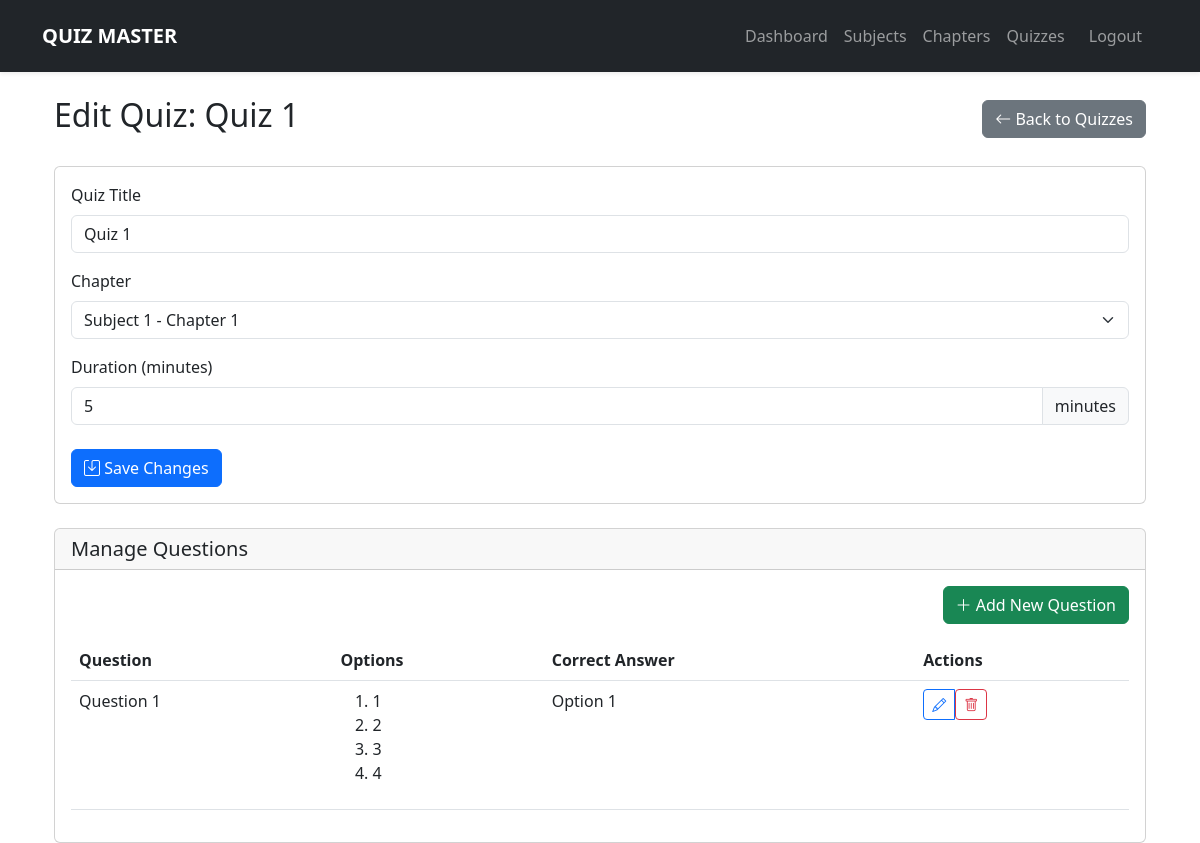
/admin/quizzes/edit/1 (signed in), run on the app's committed database.
### models.py (models this page shows)
class Quiz(db.Model):
    id = db.Column(db.Integer, primary_key=True)
    title = db.Column(db.String(100), nullable=False)
    chapter_id = db.Column(db.Integer, db.ForeignKey('chapter.id'))
    duration = db.Column(db.Integer)
    created_at = db.Column(db.DateTime, default=datetime.utcnow)
    questions = db.relationship('Question', backref='quiz', lazy=True)
    scores = db.relationship('Score', backref='quiz', lazy=True)
    updated_at = db.Column(db.DateTime, default=datetime.utcnow, onupdate=datetime.utcnow)

class Question(db.Model):
    id = db.Column(db.Integer, primary_key=True)
    text = db.Column(db.Text, nullable=False)
    option1 = db.Column(db.String(200))
    option2 = db.Column(db.String(200))
    option3 = db.Column(db.String(200))
    option4 = db.Column(db.String(200))
    correct_option = db.Column(db.Integer)
    quiz_id = db.Column(db.Integer, db.ForeignKey('quiz.id'))
    created_at = db.Column(db.DateTime, default=datetime.utcnow)

### app.py (the view, shortened to what this page needs)
@app.route('/admin/quizzes/edit/<int:quiz_id>', methods=['GET', 'POST'])
@login_required
def edit_quiz(quiz_id):
    if not current_user.is_admin:
        abort(403)
    quiz = Quiz.query.get_or_404(quiz_id)
    form = QuizForm(obj=quiz)
    form.chapter.choices = [(c.id, f"{c.subject.name} - {c.name}")
                          for c in Chapter.query.join(Subject).all()]
    return render_template('admin/edit_quiz.html',
                         form=form,
                         quiz=quiz)

### forms.py
class QuizForm(FlaskForm):
    title = StringField('Quiz Title', validators=[DataRequired()])
    chapter = SelectField('Chapter', coerce=int)
    duration = IntegerField('Duration (minutes)', validators=[DataRequired()])
    submit = SubmitField('Save Quiz')

### app.py (called while the page is built)
@login_manager.user_loader
def load_user(user_id):
    return User.query.get(int(user_id))

### templates/admin/edit_quiz.html (shortened to what this page needs)
{% extends "base.html" %}
{% block content %}
<div class="container-fluid">
    <div class="d-flex justify-content-between align-items-center mb-4">
        <h2>Edit Quiz: {{ quiz.title }}</h2>
        <a href="{{ url_for('manage_quizzes') }}" class="btn btn-secondary">
            <i class="bi bi-arrow-left"></i> Back to Quizzes
        </a>
    </div>
    <div class="card">
        <div class="card-body">
            <form method="POST">
                <div class="mb-3">
                    {{ form.title.label(class="form-label") }}
                    {{ form.title(class="form-control") }}
                </div>
                <div class="mb-3">
                    {{ form.chapter.label(class="form-label") }}
                    {{ form.chapter(class="form-select") }}
                </div>
                <div class="mb-3">
                    {{ form.duration.label(class="form-label") }}
                    <div class="input-group">
                        {{ form.duration(class="form-control") }}
                        <span class="input-group-text">minutes</span>
                    </div>
                </div>
                <div class="mt-4">
                    <button type="submit" class="btn btn-primary">
                        <i class="bi bi-save"></i> Save Changes
                    </button>
                </div>
            </form>
        </div>
    </div>
    <div class="card mt-4">
        <div class="card-header">
            <h5 class="card-title mb-0">Manage Questions</h5>
        </div>
        <div class="card-body">
            <div class="d-flex justify-content-end mb-3">
                <a href="{{ url_for('manage_questions', quiz_id=quiz.id) }}"
                   class="btn btn-success">
                    <i class="bi bi-plus-lg"></i> Add New Question
                </a>
            </div>
            {% if quiz.questions %}
            <div class="table-responsive">
                <table class="table table-hover">
                    <thead>
                        <tr>
                            <th>Question</th>
                            <th>Options</th>
                            <th>Correct Answer</th>
                            <th>Actions</th>
                        </tr>
                    </thead>
                    <tbody>
                        {% for question in quiz.questions %}
                        <tr>
                            <td>{{ question.text|truncate(50) }}</td>
                            <td>
                                <ol>
                                    <li>{{ question.option1 }}</li>
                                    <li>{{ question.option2 }}</li>
                                    {% if question.option3 %}
                                    <li>{{ question.option3 }}</li>
                                    {% endif %}
                                    {% if question.option4 %}
                                    <li>{{ question.option4 }}</li>
                                    {% endif %}
                                </ol>
                            </td>
                            <td>Option {{ question.correct_option }}</td>
                            <td>
                                <div class="btn-group">
                                    <a href="{{ url_for('edit_question', question_id=question.id) }}"
                                       class="btn btn-sm btn-outline-primary"
                                       title="Edit Question">
                                        <i class="bi bi-pencil"></i>
                                    </a>
                                    <form method="POST"
                                          action="{{ url_for('edit_question', question_id=question.id) }}">
                                        <button type="submit" class="btn btn-sm btn-outline-danger"
                                                title="Delete Question"
                                                onclick="return confirm('Delete this question?')">
                                            <i class="bi bi-trash"></i>
                                        </button>
                                    </form>
                                </div>
                            </td>
                        </tr>
                        {% endfor %}
                    </tbody>
                </table>
            </div>
            {% else %}
            <div class="alert alert-info">
                No questions found for this quiz
            </div>
            {% endif %}
        </div>
    </div>
</div>
{% endblock %}

### data on the page
Quiz: title "Quiz 1", chapter "Subject 1 - Chapter 1", duration "5"
Question: text "Question 1", option1 "1", option2 "2", option3 "3", option4 "4", correct_option "1"
